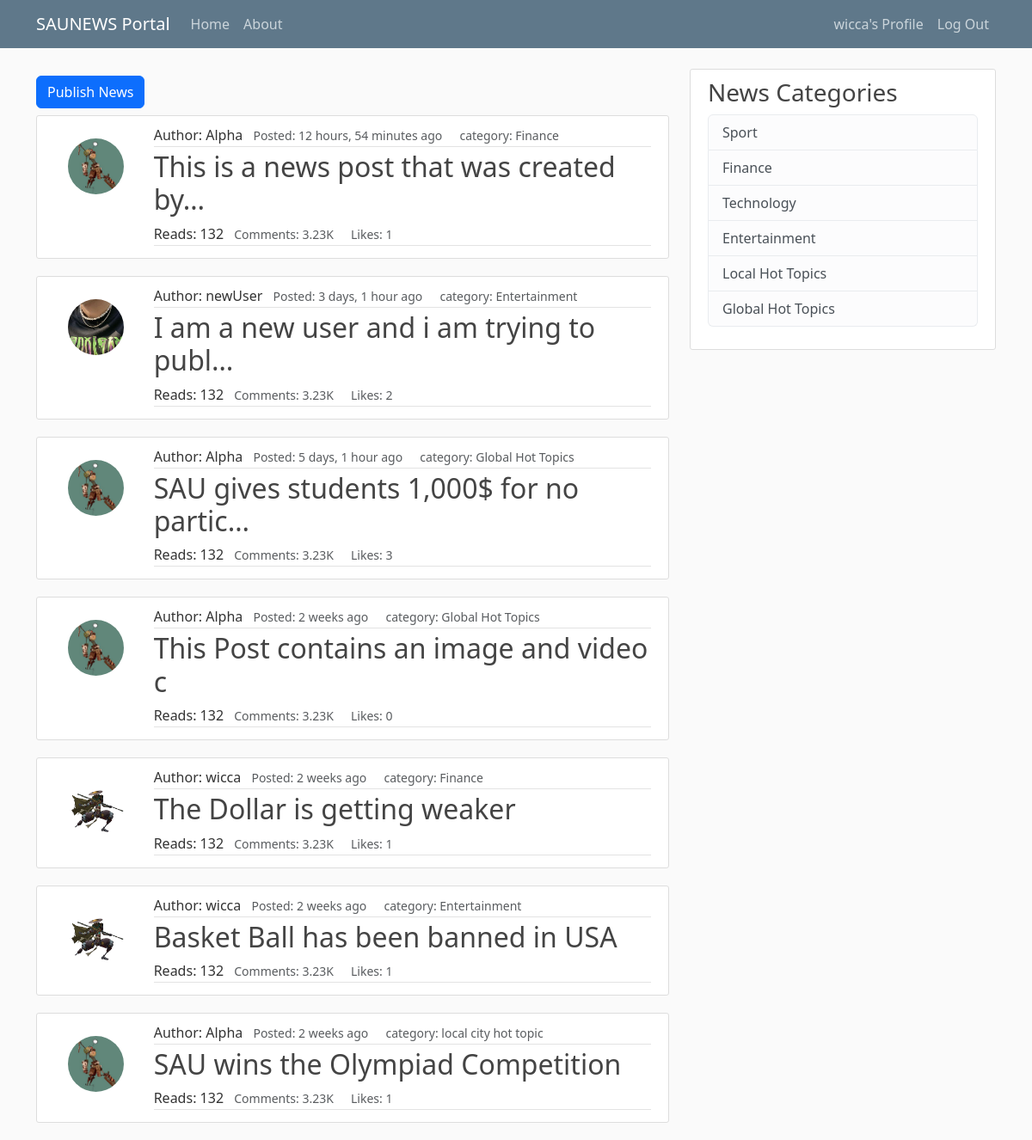
Page / (signed in) on the committed database.
### blog/models.py (models this page shows, shortened)
class Post(models.Model):
    title = models.CharField(max_length=100)
    content = models.TextField(null=True)
    categories = models.ManyToManyField(Category)
    date_created = models.DateTimeField(default=timezone.now)
    author = models.ForeignKey(User, on_delete=models.CASCADE)
    likes = models.ManyToManyField(User, related_name='blog_posts')
    video = models.FileField(upload_to='videos/', null=True, blank=True)
    image = models.ImageField(upload_to='images/', null=True, blank=True)
    def total_likes(self):
        return self.likes.count()

class Category(models.Model):
    name = models.CharField(max_length=100)
    class Meta:
        verbose_name_plural = 'categories'
    def __str__(self):
        return self.name

### users/models.py (models this page shows, shortened)
class Profile(models.Model):
    user = models.OneToOneField(User, on_delete=models.CASCADE)
    image = models.ImageField(default="default.jpg", upload_to='profile_pics')

### blog/views.py (the view)
# urls.py: path("", PostListview.as_view(), name="blog_home"),
class PostListview(ListView):
    model = Post
    template_name = 'blog/home.html'  # <app>/<model>_<viewType>.html
    context_object_name = 'posts'
    ordering = ['-date_created']

### blog/templates/blog/home.html (shortened to what this page needs)
{% extends 'blog/base.html' %}
{% block content %}
    <a href="{% url 'post_create' %}" class="btn btn-primary my-2">Publish News</a>
    {% for post in posts %}
        <article class="media content-section">
            <div class="row g-0">
                <div class="col mt-3 ps-3">
                    <img src="{{ post.author.profile.image.url }}" class="rounded-circle article-img">
                </div>
                <div class="col-lg-10 media-body">
                    <div class="article-metadata">
                        <span>Author: {{ post.author }}</span>
                        <small class="px-2 text-muted">Posted: {{ post.date_created | timesince}} ago</small>
                        <small class="px-2 text-muted">category: {{ post.categories.first }}</small>
                    </div>
                    <h2><a class="article-title nav-link " href="{% url 'post_detail' post.id %}">{{ post.title | truncatechars:40 }}</a></h2>
                    <div class="article-metadata ">
                        <span>Reads: 132</span>
                        <small class="px-2 text-muted">Comments: 3.23K</small>
                        <small class="px-2 text-muted">Likes: {{ post.total_likes }}</small>
                    </div>
                </div>
            </div>
        </article>
    {% endfor %}
{% endblock content %}

### blog/templates/blog/base.html (shortened to what this page needs)
{% load static %}
<html lang="en">
  <head>
    <link href="https://cdn.jsdelivr.net/npm/bootstrap@5.3.0-alpha1/dist/css/bootstrap.min.css" rel="stylesheet">
    <link rel="stylesheet" href="{% static 'blog/main.css' %}">
  </head>
  <body>
    <header class="site-header">
        <nav class="navbar navbar-expand-md navbar-dark bg-steel fixed-top">
          <div class="container">
            <a class="navbar-brand mr-4" href="{% url 'blog_home' %}">SAUNEWS Portal</a>
            <div class="collapse navbar-collapse" id="navbarToggle">
              <div class="navbar-nav mr-auto">
                <a class="nav-item nav-link" href="{% url 'blog_home' %}">Home</a>
                <a class="nav-item nav-link" href="{% url 'blog_about' %}">About</a>
              </div>
            </div>
            <div class="navbar-nav">
              {% if user.is_authenticated %}
                <a class="nav-item nav-link" href="{% url 'profile' %}">{{user.username}}'s Profile</a>
                <a class="nav-item nav-link" href="{% url 'logout' %}">Log Out</a>
                {% else %}
                <a class="nav-item nav-link" href="{% url 'login' %}">Login</a>
                <a class="nav-item nav-link" href="{% url 'register' %}">Register</a>
              {% endif %}
            </div>
          </div>
        </nav>
    </header>
    <main role="main" class="container">
        <div class="row">
          <div class="col-md-8">
            {% block content %} {% endblock %}
          </div>
          <div class="col-md-4">
            <div class="content-section">
              <h3>News Categories</h3>
                <ul class="list-group">
                  <li class="list-group-item list-group-item-light">Sport</li>
                  <li class="list-group-item list-group-item-light">Finance</li>
                  <li class="list-group-item list-group-item-light">Technology</li>
                  <li class="list-group-item list-group-item-light">Entertainment</li>
                  <li class="list-group-item list-group-item-light">Local Hot Topics</li>
                  <li class="list-group-item list-group-item-light">Global Hot Topics</li>
                </ul>
            </div>
          </div>
        </div>
    </main>
  </body>
</html>

### blog/static/blog/main.css (style rules this page uses)
body { background: #fafafa; color: #333333; margin-top: 5rem; }
h1, h2, h3, h4, h5, h6 { color: #444444; }
ul { margin: 0; }
.bg-steel { background-color: #5f788a; }
.site-header .navbar-nav .nav-link { color: #cbd5db; }
.content-section { background: #ffffff; padding: 10px 20px; border: 1px solid #dddddd; border-radius: 3px; margin-bottom: 20px; }
.article-title { color: #444444; }
.article-img { height: 65px; width: 65px; margin-right: 16px; }
.article-metadata { padding-bottom: 1px; margin-bottom: 4px; border-bottom: 1px solid #e3e3e3 }

### rows in the picture
Post: author.profile.image (picture), author "Alpha", date_created "12 hours, 54 minutes", categories.first "Finance", title "This is a news post that was created by…", total_likes "1"
Post: author.profile.image (placeholder picture), author "newUser", date_created "3 days, 1 hour", categories.first "Entertainment", title "I am a new user and i am trying to publ…", total_likes "2"
Post: author.profile.image (picture), author "Alpha", date_created "5 days, 1 hour", categories.first "Global Hot Topics", title "SAU gives students 1,000$ for no partic…", total_likes "3"
Post: author.profile.image (picture), author "Alpha", date_created "2 weeks", categories.first "Global Hot Topics", title "This Post contains an image and video c", total_likes "0"
Post: author.profile.image (placeholder picture), author "wicca", date_created "2 weeks", categories.first "Finance", title "The Dollar is getting weaker", total_likes "1"
Post: author.profile.image (placeholder picture), author "wicca", date_created "2 weeks", categories.first "Entertainment", title "Basket Ball has been banned in USA", total_likes "1"
Post: author.profile.image (picture), author "Alpha", date_created "2 weeks", categories.first "local city hot topic", title "SAU wins the Olympiad Competition", total_likes "1"

### other values in the picture
{{ user.username }} "wicca"
